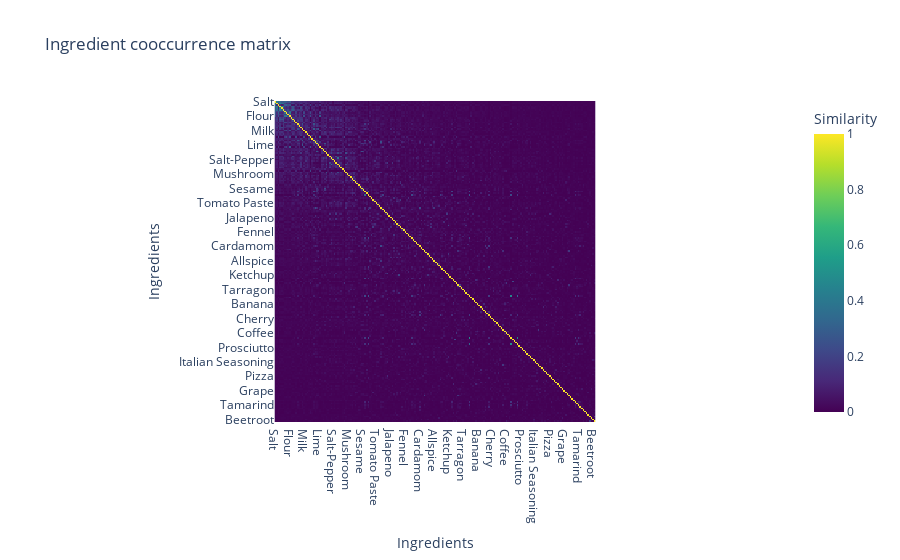

Write notebook code for a chart like this one.
### Code cell
# Calculating the co-occurrence matrix for the most frequent ingredients, determining how often ingredient pairs appear together in the same recipes

# Creating a smaller sparse matrix with only the most frequent ingredients
sparse_matrix_small = sparse_matrix[:, ind_most_frequent_ingredient]

cooccurrence_matrix = np.zeros([len(ind_most_frequent_ingredient), len(ind_most_frequent_ingredient)])

# Looping through each recipe to calculate ingredient co-occurrence
for ind in range(sparse_matrix_small.shape[0]):
    temp_recipe = sparse_matrix_small[ind, :]
    ind_coocur = temp_recipe.nonzero()[1]
    if ind_coocur.size > 0:
        if ind_coocur.size > 1:
            pairs_coocur = list(combinations(ind_coocur, 2))
            rows, cols = zip(*pairs_coocur)
            cooccurrence_matrix[rows, cols] += 1
            cooccurrence_matrix[cols, rows] += 1


# Normalizing the co-occurrence matrix by the number of recipes containing each ingredient
cooccurrence_matrix = cooccurrence_matrix / n_recipes_per_ingredient[ind_most_frequent_ingredient]

# Ensuring the matrix is symmetric (since co-occurrence is bidirectional)
cooccurrence_matrix = np.minimum(cooccurrence_matrix, cooccurrence_matrix.T)

cooccurrence_matrix[np.arange(cooccurrence_matrix.shape[1]), np.arange(cooccurrence_matrix.shape[1])] = 1

# Visualizing the result
fig = px.imshow(cooccurrence_matrix, 
                labels=dict(x="Ingredients", y="Ingredients", color="Similarity"), 
                x=np.array(labels_ingredients_names)[ind_most_frequent_ingredient],  # Labels for x-axis
                y=np.array(labels_ingredients_names)[ind_most_frequent_ingredient],  # Labels for y-axis
                color_continuous_scale='Viridis', 
                title="Ingredient cooccurrence matrix")
fig.show()

### Figure 1 — Plotly figure (JSON) as saved in the notebook; plotly's stock layout.template omitted (floating-point values rounded to 4 significant figures; data arrays with more than 128 entries replaced by an {"elided": "..."} marker saying what was removed)
{"data": [{"coloraxis": "coloraxis", "hovertemplate": "Ingredients: %{x}<br>Ingredients: %{y}<br>Similarity: %{z}<extra></extra>", "name": "0", "type": "heatmap", "x": {"elided": "200 str values"}, "xaxis": "x", "y": {"elided": "200 str values"}, "yaxis": "y", "z": {"elided": "200x200 float values"}}], "layout": {"coloraxis": {"colorbar": {"title": {"text": "Similarity"}}, "colorscale": [[0, "#440154"], [0.1111, "#482878"], [0.2222, "#3e4989"], [0.3333, "#31688e"], [0.4444, "#26828e"], [0.5556, "#1f9e89"], [0.6667, "#35b779"], [0.7778, "#6ece58"], [0.8889, "#b5de2b"], [1, "#fde725"]]}, "title": {"text": "Ingredient cooccurrence matrix"}, "xaxis": {"anchor": "y", "constrain": "domain", "domain": [0, 1], "scaleanchor": "y", "title": {"text": "Ingredients"}}, "yaxis": {"anchor": "x", "autorange": "reversed", "constrain": "domain", "domain": [0, 1], "title": {"text": "Ingredients"}}}}
